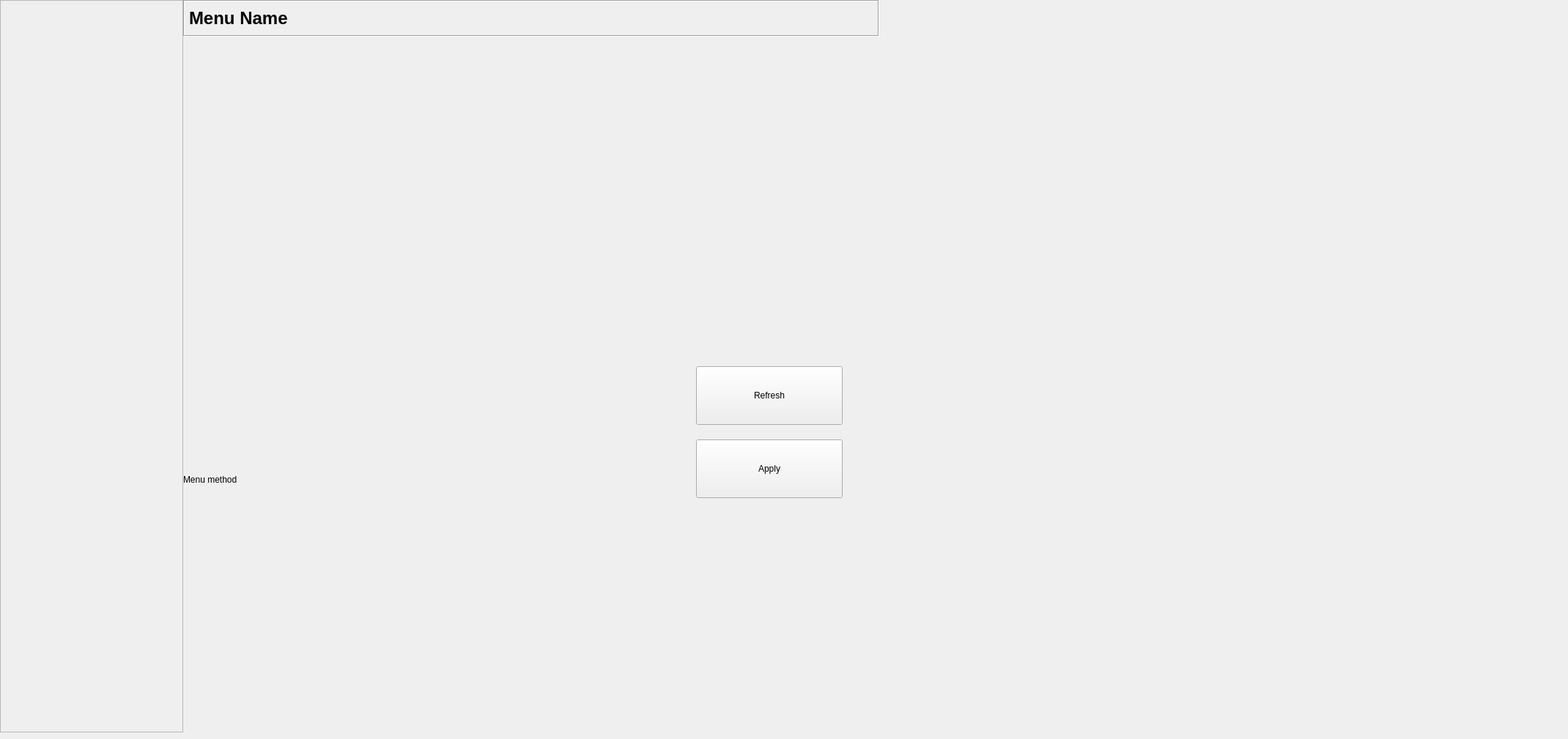
     <widget class="QWidget" name="Recommendations">
      <attribute name="title">
       <string>Recommendations</string>
      </attribute>
      <widget class="QScrollArea" name="scrollArea_3">
       <property name="geometry">
        <rect>
         <x>0</x>
         <y>0</y>
         <width>250</width>
         <height>1000</height>
        </rect>
       </property>
       <property name="sizePolicy">
        <sizepolicy hsizetype="Fixed" vsizetype="Fixed">
         <horstretch>0</horstretch>
         <verstretch>0</verstretch>
        </sizepolicy>
       </property>
       <property name="minimumSize">
        <size>
         <width>250</width>
         <height>1000</height>
        </size>
       </property>
       <property name="maximumSize">
        <size>
         <width>250</width>
         <height>1000</height>
        </size>
       </property>
       <property name="widgetResizable">
        <bool>true</bool>
       </property>
       <widget class="QWidget" name="scrollForRec">
        <property name="geometry">
         <rect>
          <x>0</x>
          <y>0</y>
          <width>248</width>
          <height>998</height>
         </rect>
        </property>
       </widget>
      </widget>
      <widget class="QLabel" name="recMenuName">
       <property name="geometry">
        <rect>
         <x>250</x>
         <y>0</y>
         <width>950</width>
         <height>50</height>
        </rect>
       </property>
       <property name="font">
        <font>
         <pointsize>18</pointsize>
         <weight>75</weight>
         <bold>true</bold>
        </font>
       </property>
       <property name="autoFillBackground">
        <bool>true</bool>
       </property>
       <property name="frameShape">
        <enum>QFrame::Box</enum>
       </property>
       <property name="frameShadow">
        <enum>QFrame::Sunken</enum>
       </property>
       <property name="text">
        <string>Menu Name</string>
       </property>
      </widget>
      <widget class="QLabel" name="recMenuMethod">
       <property name="geometry">
        <rect>
         <x>250</x>
         <y>350</y>
         <width>950</width>
         <height>610</height>
        </rect>
       </property>
       <property name="autoFillBackground">
        <bool>true</bool>
       </property>
       <property name="text">
        <string>Menu method</string>
       </property>
      </widget>
      <widget class="QPushButton" name="refreshRecBtn">
       <property name="geometry">
        <rect>
         <x>950</x>
         <y>500</y>
         <width>200</width>
         <height>80</height>
        </rect>
       </property>
       <property name="sizePolicy">
        <sizepolicy hsizetype="Preferred" vsizetype="Fixed">
         <horstretch>0</horstretch>
         <verstretch>0</verstretch>
        </sizepolicy>
       </property>
       <property name="minimumSize">
        <size>
         <width>200</width>
         <height>80</height>
        </size>
       </property>
       <property name="maximumSize">
        <size>
         <width>200</width>
         <height>80</height>
        </size>
       </property>
       <property name="text">
        <string>Refresh</string>
       </property>
      </widget>
      <widget class="QPushButton" name="applyRecBtn">
       <property name="geometry">
        <rect>
         <x>950</x>
         <y>600</y>
         <width>200</width>
         <height>80</height>
        </rect>
       </property>
       <property name="sizePolicy">
        <sizepolicy hsizetype="Preferred" vsizetype="Fixed">
         <horstretch>0</horstretch>
         <verstretch>0</verstretch>
        </sizepolicy>
       </property>
       <property name="minimumSize">
        <size>
         <width>200</width>
         <height>80</height>
        </size>
       </property>
       <property name="maximumSize">
        <size>
         <width>200</width>
         <height>80</height>
        </size>
       </property>
       <property name="text">
        <string>Apply</string>
       </property>
      </widget>
      <widget class="QLabel" name="recMethodPic">
       <property name="geometry">
        <rect>
         <x>1190</x>
         <y>70</y>
         <width>941</width>
         <height>291</height>
        </rect>
       </property>
       <property name="autoFillBackground">
        <bool>true</bool>
       </property>
       <property name="text">
        <string/>
       </property>
      </widget>
     </widget>
